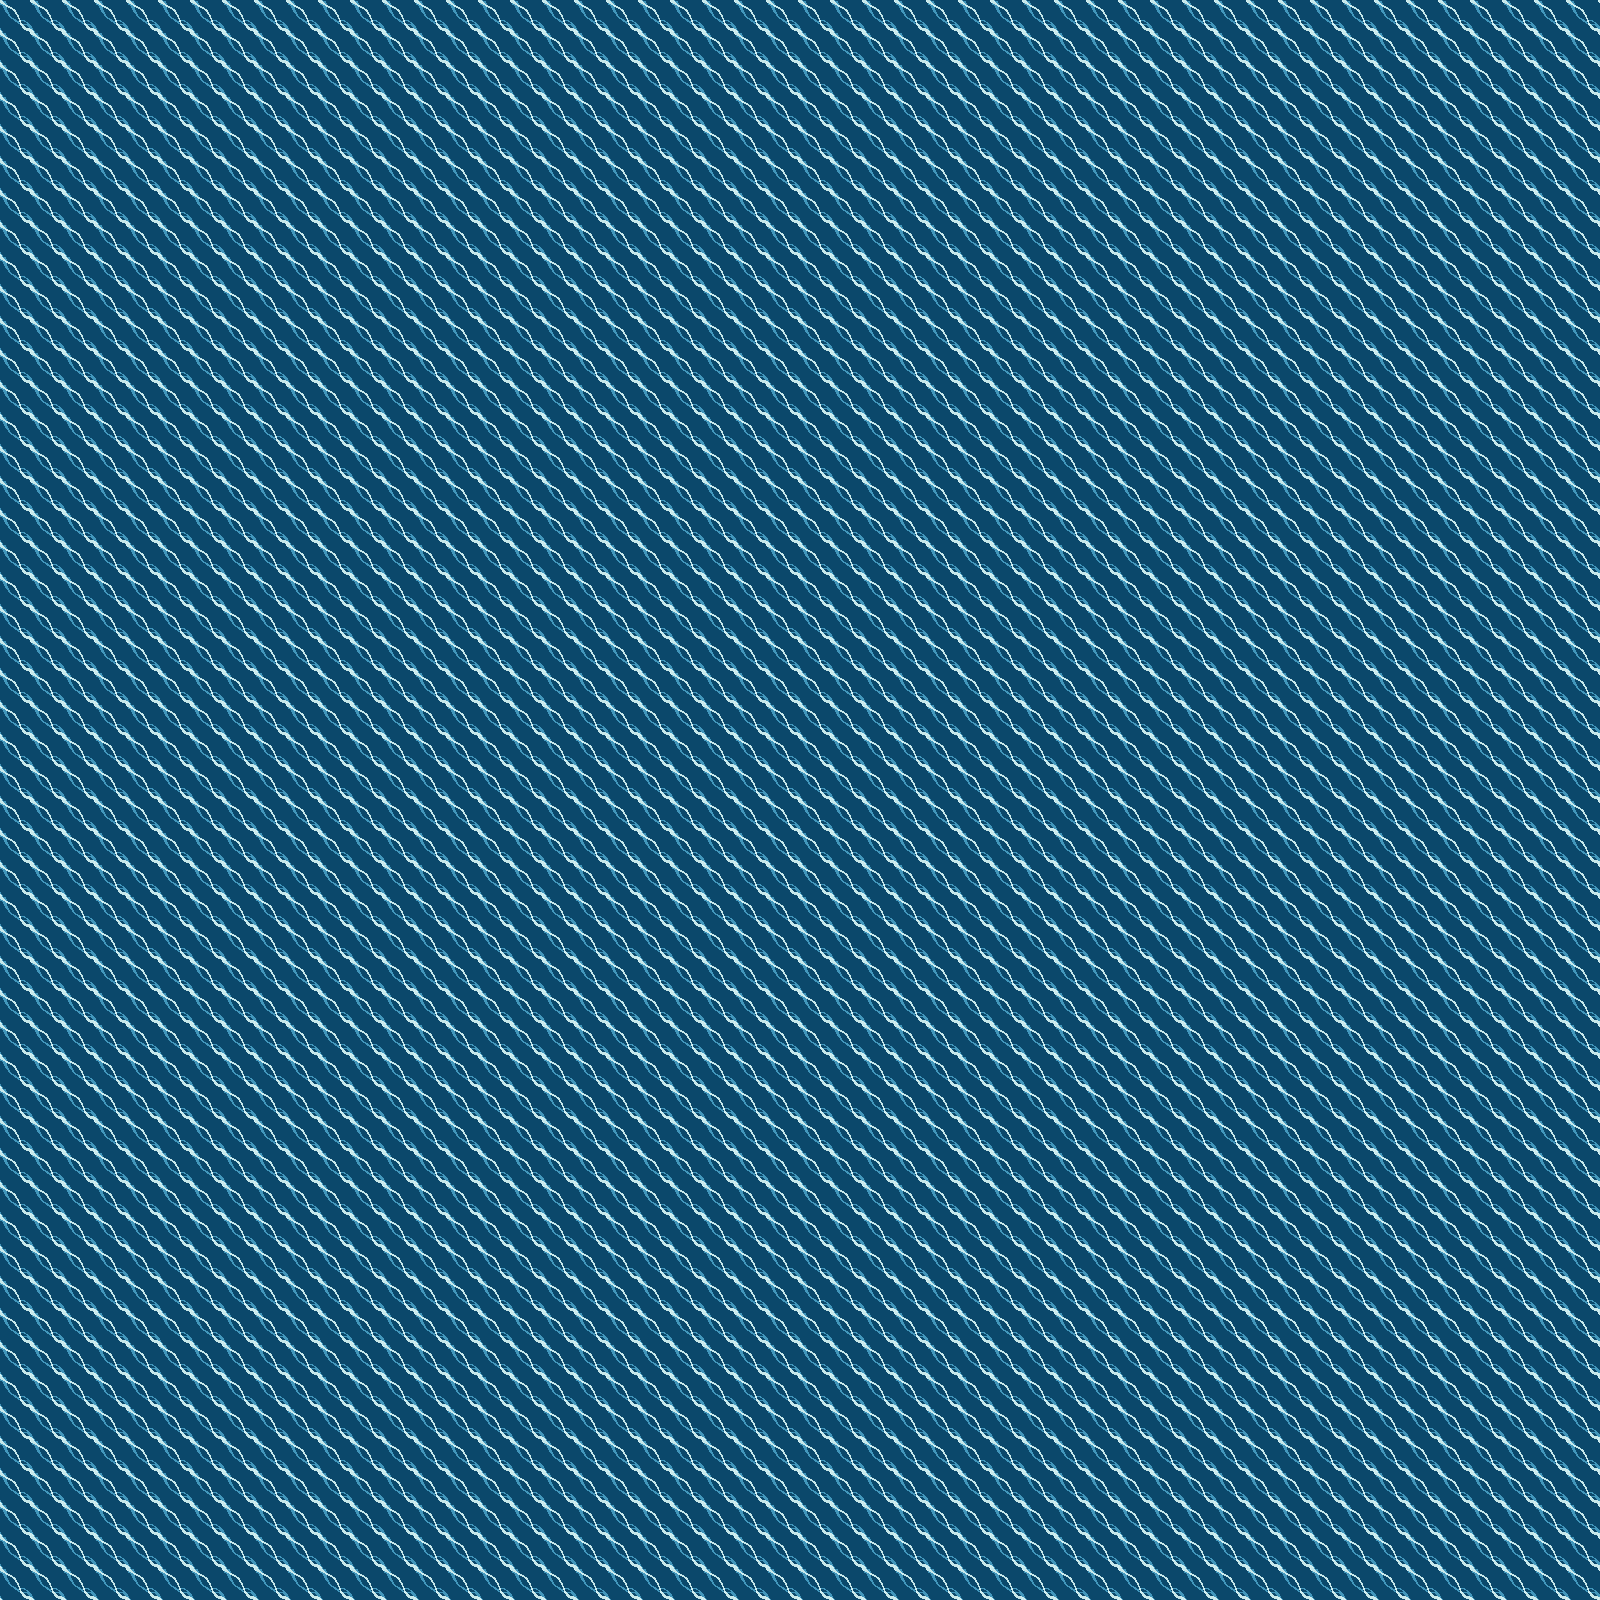

Rendered tile map (Tiled .tmx) drawn with the repository's tilesets; below, a short description and the full map source, tile grids included:
An orthogonal 50x50 tile map with 32x32 px tiles, 1 tile layer (Tile Layer 1).

<map version="1.2" tiledversion="1.2.5" orientation="orthogonal" renderorder="right-down" width="50" height="50" tilewidth="32" tileheight="32" infinite="0" nextlayerid="2" nextobjectid="1">
 <tileset firstgid="1" source="OceanTile.tsx" />
 <layer id="1" name="Tile Layer 1" width="50" height="50" offsetx="0.00497159" offsety="0.00142045">
  <data encoding="csv">
1,1,1,1,1,1,1,1,1,1,1,1,1,1,1,1,1,1,1,1,1,1,1,1,1,1,1,1,1,1,1,1,1,1,1,1,1,1,1,1,1,1,1,1,1,1,1,1,1,1,
1,1,1,1,1,1,1,1,1,1,1,1,1,1,1,1,1,1,1,1,1,1,1,1,1,1,1,1,1,1,1,1,1,1,1,1,1,1,1,1,1,1,1,1,1,1,1,1,1,1,
1,1,1,1,1,1,1,1,1,1,1,1,1,1,1,1,1,1,1,1,1,1,1,1,1,1,1,1,1,1,1,1,1,1,1,1,1,1,1,1,1,1,1,1,1,1,1,1,1,1,
1,1,1,1,1,1,1,1,1,1,1,1,1,1,1,1,1,1,1,1,1,1,1,1,1,1,1,1,1,1,1,1,1,1,1,1,1,1,1,1,1,1,1,1,1,1,1,1,1,1,
1,1,1,1,1,1,1,1,1,1,1,1,1,1,1,1,1,1,1,1,1,1,1,1,1,1,1,1,1,1,1,1,1,1,1,1,1,1,1,1,1,1,1,1,1,1,1,1,1,1,
1,1,1,1,1,1,1,1,1,1,1,1,1,1,1,1,1,1,1,1,1,1,1,1,1,1,1,1,1,1,1,1,1,1,1,1,1,1,1,1,1,1,1,1,1,1,1,1,1,1,
1,1,1,1,1,1,1,1,1,1,1,1,1,1,1,1,1,1,1,1,1,1,1,1,1,1,1,1,1,1,1,1,1,1,1,1,1,1,1,1,1,1,1,1,1,1,1,1,1,1,
1,1,1,1,1,1,1,1,1,1,1,1,1,1,1,1,1,1,1,1,1,1,1,1,1,1,1,1,1,1,1,1,1,1,1,1,1,1,1,1,1,1,1,1,1,1,1,1,1,1,
1,1,1,1,1,1,1,1,1,1,1,1,1,1,1,1,1,1,1,1,1,1,1,1,1,1,1,1,1,1,1,1,1,1,1,1,1,1,1,1,1,1,1,1,1,1,1,1,1,1,
1,1,1,1,1,1,1,1,1,1,1,1,1,1,1,1,1,1,1,1,1,1,1,1,1,1,1,1,1,1,1,1,1,1,1,1,1,1,1,1,1,1,1,1,1,1,1,1,1,1,
1,1,1,1,1,1,1,1,1,1,1,1,1,1,1,1,1,1,1,1,1,1,1,1,1,1,1,1,1,1,1,1,1,1,1,1,1,1,1,1,1,1,1,1,1,1,1,1,1,1,
1,1,1,1,1,1,1,1,1,1,1,1,1,1,1,1,1,1,1,1,1,1,1,1,1,1,1,1,1,1,1,1,1,1,1,1,1,1,1,1,1,1,1,1,1,1,1,1,1,1,
1,1,1,1,1,1,1,1,1,1,1,1,1,1,1,1,1,1,1,1,1,1,1,1,1,1,1,1,1,1,1,1,1,1,1,1,1,1,1,1,1,1,1,1,1,1,1,1,1,1,
1,1,1,1,1,1,1,1,1,1,1,1,1,1,1,1,1,1,1,1,1,1,1,1,1,1,1,1,1,1,1,1,1,1,1,1,1,1,1,1,1,1,1,1,1,1,1,1,1,1,
1,1,1,1,1,1,1,1,1,1,1,1,1,1,1,1,1,1,1,1,1,1,1,1,1,1,1,1,1,1,1,1,1,1,1,1,1,1,1,1,1,1,1,1,1,1,1,1,1,1,
1,1,1,1,1,1,1,1,1,1,1,1,1,1,1,1,1,1,1,1,1,1,1,1,1,1,1,1,1,1,1,1,1,1,1,1,1,1,1,1,1,1,1,1,1,1,1,1,1,1,
1,1,1,1,1,1,1,1,1,1,1,1,1,1,1,1,1,1,1,1,1,1,1,1,1,1,1,1,1,1,1,1,1,1,1,1,1,1,1,1,1,1,1,1,1,1,1,1,1,1,
1,1,1,1,1,1,1,1,1,1,1,1,1,1,1,1,1,1,1,1,1,1,1,1,1,1,1,1,1,1,1,1,1,1,1,1,1,1,1,1,1,1,1,1,1,1,1,1,1,1,
1,1,1,1,1,1,1,1,1,1,1,1,1,1,1,1,1,1,1,1,1,1,1,1,1,1,1,1,1,1,1,1,1,1,1,1,1,1,1,1,1,1,1,1,1,1,1,1,1,1,
1,1,1,1,1,1,1,1,1,1,1,1,1,1,1,1,1,1,1,1,1,1,1,1,1,1,1,1,1,1,1,1,1,1,1,1,1,1,1,1,1,1,1,1,1,1,1,1,1,1,
1,1,1,1,1,1,1,1,1,1,1,1,1,1,1,1,1,1,1,1,1,1,1,1,1,1,1,1,1,1,1,1,1,1,1,1,1,1,1,1,1,1,1,1,1,1,1,1,1,1,
1,1,1,1,1,1,1,1,1,1,1,1,1,1,1,1,1,1,1,1,1,1,1,1,1,1,1,1,1,1,1,1,1,1,1,1,1,1,1,1,1,1,1,1,1,1,1,1,1,1,
1,1,1,1,1,1,1,1,1,1,1,1,1,1,1,1,1,1,1,1,1,1,1,1,1,1,1,1,1,1,1,1,1,1,1,1,1,1,1,1,1,1,1,1,1,1,1,1,1,1,
1,1,1,1,1,1,1,1,1,1,1,1,1,1,1,1,1,1,1,1,1,1,1,1,1,1,1,1,1,1,1,1,1,1,1,1,1,1,1,1,1,1,1,1,1,1,1,1,1,1,
1,1,1,1,1,1,1,1,1,1,1,1,1,1,1,1,1,1,1,1,1,1,1,1,1,1,1,1,1,1,1,1,1,1,1,1,1,1,1,1,1,1,1,1,1,1,1,1,1,1,
1,1,1,1,1,1,1,1,1,1,1,1,1,1,1,1,1,1,1,1,1,1,1,1,1,1,1,1,1,1,1,1,1,1,1,1,1,1,1,1,1,1,1,1,1,1,1,1,1,1,
1,1,1,1,1,1,1,1,1,1,1,1,1,1,1,1,1,1,1,1,1,1,1,1,1,1,1,1,1,1,1,1,1,1,1,1,1,1,1,1,1,1,1,1,1,1,1,1,1,1,
1,1,1,1,1,1,1,1,1,1,1,1,1,1,1,1,1,1,1,1,1,1,1,1,1,1,1,1,1,1,1,1,1,1,1,1,1,1,1,1,1,1,1,1,1,1,1,1,1,1,
1,1,1,1,1,1,1,1,1,1,1,1,1,1,1,1,1,1,1,1,1,1,1,1,1,1,1,1,1,1,1,1,1,1,1,1,1,1,1,1,1,1,1,1,1,1,1,1,1,1,
1,1,1,1,1,1,1,1,1,1,1,1,1,1,1,1,1,1,1,1,1,1,1,1,1,1,1,1,1,1,1,1,1,1,1,1,1,1,1,1,1,1,1,1,1,1,1,1,1,1,
1,1,1,1,1,1,1,1,1,1,1,1,1,1,1,1,1,1,1,1,1,1,1,1,1,1,1,1,1,1,1,1,1,1,1,1,1,1,1,1,1,1,1,1,1,1,1,1,1,1,
1,1,1,1,1,1,1,1,1,1,1,1,1,1,1,1,1,1,1,1,1,1,1,1,1,1,1,1,1,1,1,1,1,1,1,1,1,1,1,1,1,1,1,1,1,1,1,1,1,1,
1,1,1,1,1,1,1,1,1,1,1,1,1,1,1,1,1,1,1,1,1,1,1,1,1,1,1,1,1,1,1,1,1,1,1,1,1,1,1,1,1,1,1,1,1,1,1,1,1,1,
1,1,1,1,1,1,1,1,1,1,1,1,1,1,1,1,1,1,1,1,1,1,1,1,1,1,1,1,1,1,1,1,1,1,1,1,1,1,1,1,1,1,1,1,1,1,1,1,1,1,
1,1,1,1,1,1,1,1,1,1,1,1,1,1,1,1,1,1,1,1,1,1,1,1,1,1,1,1,1,1,1,1,1,1,1,1,1,1,1,1,1,1,1,1,1,1,1,1,1,1,
1,1,1,1,1,1,1,1,1,1,1,1,1,1,1,1,1,1,1,1,1,1,1,1,1,1,1,1,1,1,1,1,1,1,1,1,1,1,1,1,1,1,1,1,1,1,1,1,1,1,
1,1,1,1,1,1,1,1,1,1,1,1,1,1,1,1,1,1,1,1,1,1,1,1,1,1,1,1,1,1,1,1,1,1,1,1,1,1,1,1,1,1,1,1,1,1,1,1,1,1,
1,1,1,1,1,1,1,1,1,1,1,1,1,1,1,1,1,1,1,1,1,1,1,1,1,1,1,1,1,1,1,1,1,1,1,1,1,1,1,1,1,1,1,1,1,1,1,1,1,1,
1,1,1,1,1,1,1,1,1,1,1,1,1,1,1,1,1,1,1,1,1,1,1,1,1,1,1,1,1,1,1,1,1,1,1,1,1,1,1,1,1,1,1,1,1,1,1,1,1,1,
1,1,1,1,1,1,1,1,1,1,1,1,1,1,1,1,1,1,1,1,1,1,1,1,1,1,1,1,1,1,1,1,1,1,1,1,1,1,1,1,1,1,1,1,1,1,1,1,1,1,
1,1,1,1,1,1,1,1,1,1,1,1,1,1,1,1,1,1,1,1,1,1,1,1,1,1,1,1,1,1,1,1,1,1,1,1,1,1,1,1,1,1,1,1,1,1,1,1,1,1,
1,1,1,1,1,1,1,1,1,1,1,1,1,1,1,1,1,1,1,1,1,1,1,1,1,1,1,1,1,1,1,1,1,1,1,1,1,1,1,1,1,1,1,1,1,1,1,1,1,1,
1,1,1,1,1,1,1,1,1,1,1,1,1,1,1,1,1,1,1,1,1,1,1,1,1,1,1,1,1,1,1,1,1,1,1,1,1,1,1,1,1,1,1,1,1,1,1,1,1,1,
1,1,1,1,1,1,1,1,1,1,1,1,1,1,1,1,1,1,1,1,1,1,1,1,1,1,1,1,1,1,1,1,1,1,1,1,1,1,1,1,1,1,1,1,1,1,1,1,1,1,
1,1,1,1,1,1,1,1,1,1,1,1,1,1,1,1,1,1,1,1,1,1,1,1,1,1,1,1,1,1,1,1,1,1,1,1,1,1,1,1,1,1,1,1,1,1,1,1,1,1,
1,1,1,1,1,1,1,1,1,1,1,1,1,1,1,1,1,1,1,1,1,1,1,1,1,1,1,1,1,1,1,1,1,1,1,1,1,1,1,1,1,1,1,1,1,1,1,1,1,1,
1,1,1,1,1,1,1,1,1,1,1,1,1,1,1,1,1,1,1,1,1,1,1,1,1,1,1,1,1,1,1,1,1,1,1,1,1,1,1,1,1,1,1,1,1,1,1,1,1,1,
1,1,1,1,1,1,1,1,1,1,1,1,1,1,1,1,1,1,1,1,1,1,1,1,1,1,1,1,1,1,1,1,1,1,1,1,1,1,1,1,1,1,1,1,1,1,1,1,1,1,
1,1,1,1,1,1,1,1,1,1,1,1,1,1,1,1,1,1,1,1,1,1,1,1,1,1,1,1,1,1,1,1,1,1,1,1,1,1,1,1,1,1,1,1,1,1,1,1,1,1,
1,1,1,1,1,1,1,1,1,1,1,1,1,1,1,1,1,1,1,1,1,1,1,1,1,1,1,1,1,1,1,1,1,1,1,1,1,1,1,1,1,1,1,1,1,1,1,1,1,1
</data>
 </layer>
</map>
